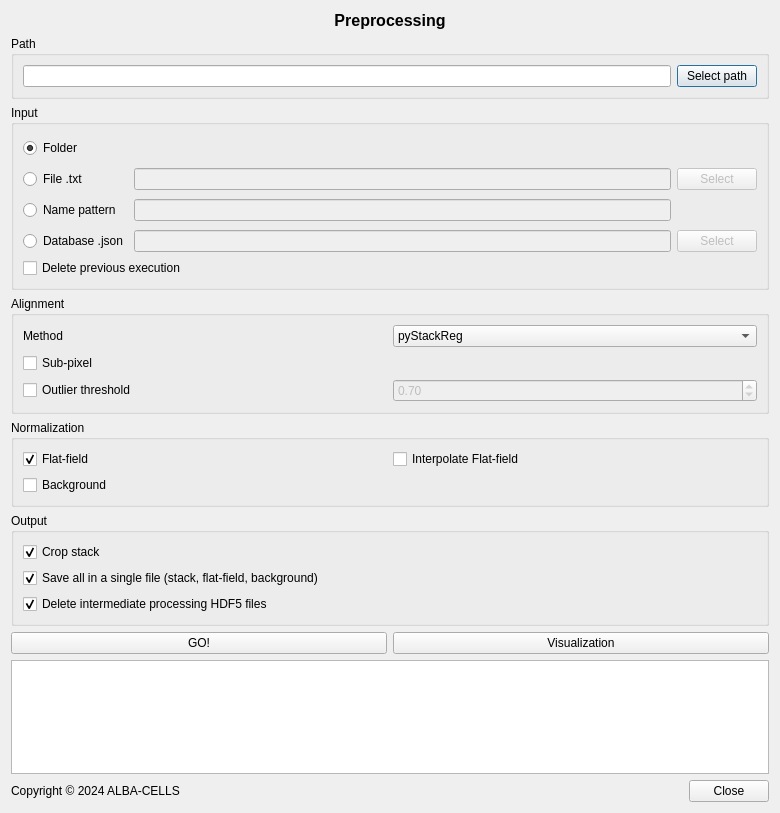
<?xml version="1.0" encoding="UTF-8"?>
<ui version="4.0">
 <class>magnetism</class>
 <widget class="QDialog" name="magnetism">
  <property name="geometry">
   <rect>
    <x>0</x>
    <y>0</y>
    <width>780</width>
    <height>813</height>
   </rect>
  </property>
  <property name="windowTitle">
   <string>MARTApp</string>
  </property>
  <property name="windowIcon">
   <iconset>
    <normaloff>../magnetism_xmcd/ALBA_positiu.png</normaloff>../magnetism_xmcd/ALBA_positiu.png</iconset>
  </property>
  <layout class="QVBoxLayout" name="verticalLayout_2">
   <item>
    <layout class="QVBoxLayout" name="verticalLayout">
     <item>
      <widget class="QLabel" name="label">
       <property name="font">
        <font>
         <pointsize>12</pointsize>
         <weight>75</weight>
         <bold>true</bold>
        </font>
       </property>
       <property name="toolTip">
        <string>Many repetition images at different angles. Normally using 2 different polarizations. 
xrm2hdf5 &gt;&gt; crop &gt;&gt; normalize &gt;&gt; align2D &gt;&gt; average &gt;&gt; [stack]</string>
       </property>
       <property name="text">
        <string>Preprocessing</string>
       </property>
       <property name="alignment">
        <set>Qt::AlignCenter</set>
       </property>
      </widget>
     </item>
     <item>
      <widget class="QGroupBox" name="groupBox">
       <property name="title">
        <string>Path</string>
       </property>
       <layout class="QHBoxLayout" name="horizontalLayout_2">
        <item>
         <layout class="QHBoxLayout" name="horizontalLayout">
          <item>
           <widget class="QLineEdit" name="path_lineEdit"/>
          </item>
          <item>
           <widget class="QPushButton" name="selectPath_pushButton">
            <property name="text">
             <string>Select path</string>
            </property>
           </widget>
          </item>
         </layout>
        </item>
       </layout>
      </widget>
     </item>
     <item>
      <widget class="QGroupBox" name="input_groupBox">
       <property name="title">
        <string>Input</string>
       </property>
       <layout class="QGridLayout" name="gridLayout_2">
        <item row="0" column="0">
         <layout class="QGridLayout" name="gridLayout" rowstretch="0,0,0,0" rowminimumheight="0,0,0,0">
          <property name="sizeConstraint">
           <enum>QLayout::SetDefaultConstraint</enum>
          </property>
          <item row="1" column="0">
           <widget class="QRadioButton" name="selectTxt_radioButton">
            <property name="toolTip">
             <string>Filename of the .txt script containing the commands used to perform the image acquisition by the BL09 TXM microscope.</string>
            </property>
            <property name="text">
             <string>File .txt</string>
            </property>
           </widget>
          </item>
          <item row="1" column="1">
           <widget class="QLineEdit" name="selectTxt_lineEdit">
            <property name="enabled">
             <bool>false</bool>
            </property>
           </widget>
          </item>
          <item row="1" column="2">
           <widget class="QPushButton" name="selectTxt_pushButton">
            <property name="enabled">
             <bool>false</bool>
            </property>
            <property name="sizePolicy">
             <sizepolicy hsizetype="Minimum" vsizetype="Fixed">
              <horstretch>0</horstretch>
              <verstretch>0</verstretch>
             </sizepolicy>
            </property>
            <property name="text">
             <string>Select</string>
            </property>
           </widget>
          </item>
          <item row="3" column="0">
           <widget class="QRadioButton" name="selectDB_radioButton">
            <property name="toolTip">
             <string>Filename of the experiment database.</string>
            </property>
            <property name="text">
             <string>Database .json</string>
            </property>
           </widget>
          </item>
          <item row="3" column="1">
           <widget class="QLineEdit" name="selectDB_lineEdit">
            <property name="enabled">
             <bool>false</bool>
            </property>
           </widget>
          </item>
          <item row="3" column="2">
           <widget class="QPushButton" name="selectDB_pushButton">
            <property name="enabled">
             <bool>false</bool>
            </property>
            <property name="text">
             <string>Select</string>
            </property>
           </widget>
          </item>
          <item row="0" column="0">
           <widget class="QRadioButton" name="selectFolder_radioButton">
            <property name="minimumSize">
             <size>
              <width>0</width>
              <height>28</height>
             </size>
            </property>
            <property name="text">
             <string>Folder</string>
            </property>
            <property name="checked">
             <bool>true</bool>
            </property>
           </widget>
          </item>
          <item row="2" column="0">
           <widget class="QRadioButton" name="selectPattern_radioButton">
            <property name="sizePolicy">
             <sizepolicy hsizetype="Minimum" vsizetype="Fixed">
              <horstretch>0</horstretch>
              <verstretch>0</verstretch>
             </sizepolicy>
            </property>
            <property name="minimumSize">
             <size>
              <width>0</width>
              <height>28</height>
             </size>
            </property>
            <property name="toolTip">
             <string>Tag pattern for filename interpretation e.g: angle_energy_repetition to parse values from filename.</string>
            </property>
            <property name="text">
             <string>Name pattern</string>
            </property>
           </widget>
          </item>
          <item row="2" column="1">
           <widget class="QLineEdit" name="selectPattern_lineEdit">
            <property name="enabled">
             <bool>false</bool>
            </property>
           </widget>
          </item>
         </layout>
        </item>
        <item row="1" column="0">
         <widget class="QCheckBox" name="delPrevExec_checkBox">
          <property name="text">
           <string>Delete previous execution</string>
          </property>
         </widget>
        </item>
       </layout>
      </widget>
     </item>
     <item>
      <widget class="QGroupBox" name="groupBox_4">
       <property name="title">
        <string>Alignment</string>
       </property>
       <layout class="QGridLayout" name="gridLayout_10">
        <item row="0" column="0">
         <layout class="QGridLayout" name="gridLayout_9">
          <item row="1" column="0">
           <widget class="QCheckBox" name="subpixelAli_checkBox">
            <property name="text">
             <string>Sub-pixel</string>
            </property>
           </widget>
          </item>
          <item row="2" column="0">
           <widget class="QCheckBox" name="outlierThresh_checkBox">
            <property name="text">
             <string>Outlier threshold</string>
            </property>
           </widget>
          </item>
          <item row="2" column="1">
           <widget class="QDoubleSpinBox" name="outlierThresh_doubleSpinBox">
            <property name="enabled">
             <bool>false</bool>
            </property>
            <property name="value">
             <double>0.700000000000000</double>
            </property>
           </widget>
          </item>
          <item row="0" column="0">
           <widget class="QLabel" name="label_2">
            <property name="text">
             <string>Method</string>
            </property>
           </widget>
          </item>
          <item row="0" column="1">
           <widget class="QComboBox" name="algorithmAli_comboBox">
            <item>
             <property name="text">
              <string>pyStackReg</string>
             </property>
            </item>
            <item>
             <property name="text">
              <string>Cross-Correlation Fourier</string>
             </property>
            </item>
            <item>
             <property name="text">
              <string>Cross-Correlation</string>
             </property>
            </item>
            <item>
             <property name="text">
              <string>Correlation Coefficient</string>
             </property>
            </item>
            <item>
             <property name="text">
              <string>Optical Flow</string>
             </property>
            </item>
           </widget>
          </item>
         </layout>
        </item>
       </layout>
      </widget>
     </item>
     <item>
      <widget class="QGroupBox" name="groupBox_2">
       <property name="title">
        <string>Normalization</string>
       </property>
       <layout class="QGridLayout" name="gridLayout_4">
        <item row="0" column="0">
         <layout class="QGridLayout" name="gridLayout_3">
          <item row="0" column="0">
           <widget class="QCheckBox" name="normFF_checkBox">
            <property name="toolTip">
             <string>Normalize using flat-field.</string>
            </property>
            <property name="text">
             <string>Flat-field</string>
            </property>
            <property name="checked">
             <bool>true</bool>
            </property>
           </widget>
          </item>
          <item row="1" column="0">
           <widget class="QCheckBox" name="normBG_checkBox">
            <property name="toolTip">
             <string>Normalize using background.</string>
            </property>
            <property name="text">
             <string>Background</string>
            </property>
           </widget>
          </item>
          <item row="0" column="1">
           <widget class="QCheckBox" name="interpFF_checkBox">
            <property name="toolTip">
             <string>Missing flat-field will be interpolated.</string>
            </property>
            <property name="text">
             <string>Interpolate Flat-field</string>
            </property>
           </widget>
          </item>
         </layout>
        </item>
       </layout>
      </widget>
     </item>
     <item>
      <widget class="QGroupBox" name="groupBox_3">
       <property name="title">
        <string>Output</string>
       </property>
       <layout class="QGridLayout" name="gridLayout_6">
        <item row="0" column="0">
         <layout class="QGridLayout" name="gridLayout_5">
          <item row="1" column="0">
           <widget class="QCheckBox" name="saveAll_checkBox">
            <property name="toolTip">
             <string/>
            </property>
            <property name="text">
             <string>Save all in a single file (stack, flat-field, background)</string>
            </property>
            <property name="checked">
             <bool>true</bool>
            </property>
           </widget>
          </item>
          <item row="0" column="0">
           <widget class="QCheckBox" name="cropStack_checkBox">
            <property name="toolTip">
             <string>Crop output images.</string>
            </property>
            <property name="text">
             <string>Crop stack</string>
            </property>
            <property name="checked">
             <bool>true</bool>
            </property>
           </widget>
          </item>
          <item row="2" column="0">
           <widget class="QCheckBox" name="deleteProc_checkBox">
            <property name="text">
             <string>Delete intermediate processing HDF5 files</string>
            </property>
            <property name="checked">
             <bool>true</bool>
            </property>
           </widget>
          </item>
         </layout>
        </item>
       </layout>
      </widget>
     </item>
    </layout>
   </item>
   <item>
    <layout class="QHBoxLayout" name="horizontalLayout_4">
     <item>
      <widget class="QPushButton" name="start_pushButton">
       <property name="toolTip">
        <string>Execute pipeline &quot;magnetism&quot;</string>
       </property>
       <property name="text">
        <string>GO!</string>
       </property>
      </widget>
     </item>
     <item>
      <widget class="QPushButton" name="visualization_pushButton">
       <property name="toolTip">
        <string>Open HDF5 with Napari</string>
       </property>
       <property name="text">
        <string>Visualization</string>
       </property>
      </widget>
     </item>
    </layout>
   </item>
   <item>
    <widget class="QTextBrowser" name="notes"/>
   </item>
   <item>
    <layout class="QHBoxLayout" name="horizontalLayout_5">
     <item>
      <widget class="QLabel" name="label_3">
       <property name="text">
        <string>Copyright © 2024 ALBA-CELLS</string>
       </property>
      </widget>
     </item>
     <item>
      <widget class="QDialogButtonBox" name="buttonBox">
       <property name="orientation">
        <enum>Qt::Horizontal</enum>
       </property>
       <property name="standardButtons">
        <set>QDialogButtonBox::Close</set>
       </property>
      </widget>
     </item>
    </layout>
   </item>
  </layout>
 </widget>
 <tabstops>
  <tabstop>path_lineEdit</tabstop>
  <tabstop>selectPath_pushButton</tabstop>
  <tabstop>selectTxt_radioButton</tabstop>
  <tabstop>selectTxt_lineEdit</tabstop>
  <tabstop>selectTxt_pushButton</tabstop>
  <tabstop>selectDB_radioButton</tabstop>
  <tabstop>selectDB_lineEdit</tabstop>
  <tabstop>selectDB_pushButton</tabstop>
  <tabstop>normFF_checkBox</tabstop>
  <tabstop>interpFF_checkBox</tabstop>
  <tabstop>normBG_checkBox</tabstop>
  <tabstop>cropStack_checkBox</tabstop>
  <tabstop>saveAll_checkBox</tabstop>
  <tabstop>start_pushButton</tabstop>
  <tabstop>visualization_pushButton</tabstop>
  <tabstop>notes</tabstop>
 </tabstops>
 <resources/>
 <connections>
  <connection>
   <sender>buttonBox</sender>
   <signal>accepted()</signal>
   <receiver>magnetism</receiver>
   <slot>accept()</slot>
   <hints>
    <hint type="sourcelabel">
     <x>227</x>
     <y>771</y>
    </hint>
    <hint type="destinationlabel">
     <x>157</x>
     <y>274</y>
    </hint>
   </hints>
  </connection>
  <connection>
   <sender>buttonBox</sender>
   <signal>rejected()</signal>
   <receiver>magnetism</receiver>
   <slot>reject()</slot>
   <hints>
    <hint type="sourcelabel">
     <x>295</x>
     <y>777</y>
    </hint>
    <hint type="destinationlabel">
     <x>286</x>
     <y>274</y>
    </hint>
   </hints>
  </connection>
  <connection>
   <sender>selectTxt_radioButton</sender>
   <signal>toggled(bool)</signal>
   <receiver>selectTxt_lineEdit</receiver>
   <slot>setEnabled(bool)</slot>
   <hints>
    <hint type="sourcelabel">
     <x>84</x>
     <y>151</y>
    </hint>
    <hint type="destinationlabel">
     <x>162</x>
     <y>151</y>
    </hint>
   </hints>
  </connection>
  <connection>
   <sender>selectTxt_radioButton</sender>
   <signal>toggled(bool)</signal>
   <receiver>selectTxt_pushButton</receiver>
   <slot>setEnabled(bool)</slot>
   <hints>
    <hint type="sourcelabel">
     <x>124</x>
     <y>153</y>
    </hint>
    <hint type="destinationlabel">
     <x>711</x>
     <y>147</y>
    </hint>
   </hints>
  </connection>
  <connection>
   <sender>selectDB_radioButton</sender>
   <signal>toggled(bool)</signal>
   <receiver>selectDB_lineEdit</receiver>
   <slot>setEnabled(bool)</slot>
   <hints>
    <hint type="sourcelabel">
     <x>124</x>
     <y>188</y>
    </hint>
    <hint type="destinationlabel">
     <x>163</x>
     <y>174</y>
    </hint>
   </hints>
  </connection>
  <connection>
   <sender>selectDB_radioButton</sender>
   <signal>toggled(bool)</signal>
   <receiver>selectDB_pushButton</receiver>
   <slot>setEnabled(bool)</slot>
   <hints>
    <hint type="sourcelabel">
     <x>124</x>
     <y>188</y>
    </hint>
    <hint type="destinationlabel">
     <x>742</x>
     <y>177</y>
    </hint>
   </hints>
  </connection>
  <connection>
   <sender>selectPattern_radioButton</sender>
   <signal>toggled(bool)</signal>
   <receiver>selectPattern_lineEdit</receiver>
   <slot>setEnabled(bool)</slot>
   <hints>
    <hint type="sourcelabel">
     <x>119</x>
     <y>206</y>
    </hint>
    <hint type="destinationlabel">
     <x>284</x>
     <y>225</y>
    </hint>
   </hints>
  </connection>
  <connection>
   <sender>outlierThresh_checkBox</sender>
   <signal>clicked(bool)</signal>
   <receiver>outlierThresh_doubleSpinBox</receiver>
   <slot>setEnabled(bool)</slot>
   <hints>
    <hint type="sourcelabel">
     <x>104</x>
     <y>321</y>
    </hint>
    <hint type="destinationlabel">
     <x>408</x>
     <y>322</y>
    </hint>
   </hints>
  </connection>
 </connections>
</ui>
